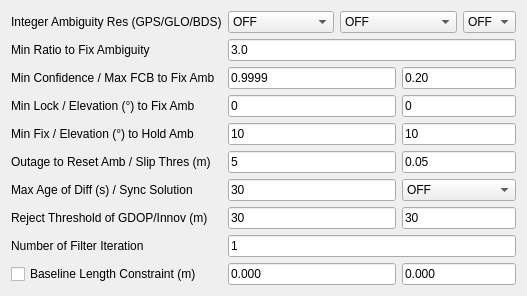
     <widget class="QWidget" name="TabSheet2">
      <property name="toolTip">
       <string/>
      </property>
      <attribute name="title">
       <string>Setting&amp;2</string>
      </attribute>
      <layout class="QGridLayout" name="gridLayout_2">
       <item row="0" column="0">
        <widget class="QLabel" name="Label25">
         <property name="enabled">
          <bool>true</bool>
         </property>
         <property name="toolTip">
          <string/>
         </property>
         <property name="text">
          <string>Integer Ambiguity Res (GPS/GLO/BDS)</string>
         </property>
        </widget>
       </item>
       <item row="0" column="1">
        <widget class="QComboBox" name="AmbRes">
         <property name="enabled">
          <bool>true</bool>
         </property>
         <property name="toolTip">
          <string/>
         </property>
         <item>
          <property name="text">
           <string>OFF</string>
          </property>
         </item>
         <item>
          <property name="text">
           <string>Continuous</string>
          </property>
         </item>
         <item>
          <property name="text">
           <string>Instantaneous</string>
          </property>
         </item>
         <item>
          <property name="text">
           <string>Fix and Hold</string>
          </property>
         </item>
        </widget>
       </item>
       <item row="0" column="2" colspan="2">
        <widget class="QComboBox" name="GloAmbRes">
         <property name="enabled">
          <bool>true</bool>
         </property>
         <property name="toolTip">
          <string/>
         </property>
         <item>
          <property name="text">
           <string>OFF</string>
          </property>
         </item>
         <item>
          <property name="text">
           <string>ON</string>
          </property>
         </item>
         <item>
          <property name="text">
           <string>Auto Calibration</string>
          </property>
         </item>
        </widget>
       </item>
       <item row="0" column="4">
        <widget class="QComboBox" name="BdsAmbRes">
         <property name="enabled">
          <bool>true</bool>
         </property>
         <property name="toolTip">
          <string/>
         </property>
         <item>
          <property name="text">
           <string>OFF</string>
          </property>
         </item>
         <item>
          <property name="text">
           <string>ON</string>
          </property>
         </item>
        </widget>
       </item>
       <item row="1" column="0">
        <widget class="QLabel" name="Label24">
         <property name="enabled">
          <bool>true</bool>
         </property>
         <property name="toolTip">
          <string/>
         </property>
         <property name="text">
          <string>Min Ratio to Fix Ambiguity</string>
         </property>
        </widget>
       </item>
       <item row="1" column="1" colspan="4">
        <widget class="QLineEdit" name="ValidThresAR">
         <property name="enabled">
          <bool>true</bool>
         </property>
         <property name="toolTip">
          <string/>
         </property>
         <property name="text">
          <string>3.0</string>
         </property>
        </widget>
       </item>
       <item row="2" column="0">
        <widget class="QLabel" name="Label12">
         <property name="enabled">
          <bool>true</bool>
         </property>
         <property name="toolTip">
          <string/>
         </property>
         <property name="text">
          <string>Min Confidence / Max FCB to Fix Amb</string>
         </property>
        </widget>
       </item>
       <item row="2" column="1" colspan="2">
        <widget class="QLineEdit" name="ThresAR2">
         <property name="enabled">
          <bool>true</bool>
         </property>
         <property name="toolTip">
          <string/>
         </property>
         <property name="text">
          <string>0.9999</string>
         </property>
        </widget>
       </item>
       <item row="2" column="3" colspan="2">
        <widget class="QLineEdit" name="ThresAR3">
         <property name="enabled">
          <bool>true</bool>
         </property>
         <property name="toolTip">
          <string/>
         </property>
         <property name="text">
          <string>0.20</string>
         </property>
        </widget>
       </item>
       <item row="3" column="0">
        <widget class="QLabel" name="Label13">
         <property name="enabled">
          <bool>true</bool>
         </property>
         <property name="toolTip">
          <string/>
         </property>
         <property name="text">
          <string>Min Lock / Elevation (°) to Fix Amb</string>
         </property>
        </widget>
       </item>
       <item row="3" column="1" colspan="2">
        <widget class="QLineEdit" name="LockCntFixAmb">
         <property name="enabled">
          <bool>true</bool>
         </property>
         <property name="toolTip">
          <string/>
         </property>
         <property name="text">
          <string>0</string>
         </property>
        </widget>
       </item>
       <item row="3" column="3" colspan="2">
        <widget class="QLineEdit" name="ElMaskAR">
         <property name="enabled">
          <bool>true</bool>
         </property>
         <property name="toolTip">
          <string/>
         </property>
         <property name="text">
          <string>0</string>
         </property>
        </widget>
       </item>
       <item row="4" column="0">
        <widget class="QLabel" name="LabelHold">
         <property name="enabled">
          <bool>true</bool>
         </property>
         <property name="toolTip">
          <string/>
         </property>
         <property name="text">
          <string>Min Fix / Elevation (°) to Hold Amb</string>
         </property>
        </widget>
       </item>
       <item row="4" column="1" colspan="2">
        <widget class="QLineEdit" name="FixCntHoldAmb">
         <property name="enabled">
          <bool>true</bool>
         </property>
         <property name="toolTip">
          <string/>
         </property>
         <property name="text">
          <string>10</string>
         </property>
        </widget>
       </item>
       <item row="4" column="3" colspan="2">
        <widget class="QLineEdit" name="ElMaskHold">
         <property name="enabled">
          <bool>true</bool>
         </property>
         <property name="toolTip">
          <string/>
         </property>
         <property name="text">
          <string>10</string>
         </property>
        </widget>
       </item>
       <item row="5" column="0">
        <widget class="QLabel" name="Label22">
         <property name="enabled">
          <bool>true</bool>
         </property>
         <property name="toolTip">
          <string/>
         </property>
         <property name="text">
          <string>Outage to Reset Amb / Slip Thres (m)</string>
         </property>
        </widget>
       </item>
       <item row="5" column="1" colspan="2">
        <widget class="QLineEdit" name="OutCntResetAmb">
         <property name="enabled">
          <bool>true</bool>
         </property>
         <property name="toolTip">
          <string/>
         </property>
         <property name="text">
          <string>5</string>
         </property>
        </widget>
       </item>
       <item row="5" column="3" colspan="2">
        <widget class="QLineEdit" name="SlipThres">
         <property name="enabled">
          <bool>true</bool>
         </property>
         <property name="toolTip">
          <string/>
         </property>
         <property name="text">
          <string>0.05</string>
         </property>
        </widget>
       </item>
       <item row="6" column="0">
        <widget class="QLabel" name="Label14">
         <property name="enabled">
          <bool>true</bool>
         </property>
         <property name="toolTip">
          <string/>
         </property>
         <property name="text">
          <string>Max Age of Diff (s) / Sync Solution</string>
         </property>
        </widget>
       </item>
       <item row="6" column="1" colspan="2">
        <widget class="QLineEdit" name="MaxAgeDiff">
         <property name="enabled">
          <bool>true</bool>
         </property>
         <property name="toolTip">
          <string/>
         </property>
         <property name="text">
          <string>30</string>
         </property>
        </widget>
       </item>
       <item row="6" column="3" colspan="2">
        <widget class="QComboBox" name="SyncSol">
         <property name="enabled">
          <bool>true</bool>
         </property>
         <property name="toolTip">
          <string/>
         </property>
         <item>
          <property name="text">
           <string>OFF</string>
          </property>
         </item>
         <item>
          <property name="text">
           <string>ON</string>
          </property>
         </item>
        </widget>
       </item>
       <item row="7" column="0">
        <widget class="QLabel" name="Label11">
         <property name="enabled">
          <bool>true</bool>
         </property>
         <property name="toolTip">
          <string/>
         </property>
         <property name="text">
          <string>Reject Threshold of GDOP/Innov (m)</string>
         </property>
        </widget>
       </item>
       <item row="7" column="1" colspan="2">
        <widget class="QLineEdit" name="RejectGdop">
         <property name="enabled">
          <bool>true</bool>
         </property>
         <property name="toolTip">
          <string/>
         </property>
         <property name="text">
          <string>30</string>
         </property>
        </widget>
       </item>
       <item row="7" column="3" colspan="2">
        <widget class="QLineEdit" name="RejectThres">
         <property name="enabled">
          <bool>true</bool>
         </property>
         <property name="toolTip">
          <string/>
         </property>
         <property name="text">
          <string>30</string>
         </property>
        </widget>
       </item>
       <item row="8" column="0">
        <widget class="QLabel" name="Label37">
         <property name="enabled">
          <bool>true</bool>
         </property>
         <property name="toolTip">
          <string/>
         </property>
         <property name="text">
          <string>Number of Filter Iteration</string>
         </property>
        </widget>
       </item>
       <item row="8" column="1" colspan="4">
        <widget class="QLineEdit" name="NumIter">
         <property name="enabled">
          <bool>true</bool>
         </property>
         <property name="toolTip">
          <string/>
         </property>
         <property name="text">
          <string>1</string>
         </property>
        </widget>
       </item>
       <item row="9" column="0">
        <widget class="QCheckBox" name="BaselineConst">
         <property name="toolTip">
          <string/>
         </property>
         <property name="text">
          <string>Baseline Length Constraint (m)</string>
         </property>
         <property name="checked">
          <bool>false</bool>
         </property>
        </widget>
       </item>
       <item row="9" column="1" colspan="2">
        <widget class="QLineEdit" name="BaselineLen">
         <property name="enabled">
          <bool>true</bool>
         </property>
         <property name="toolTip">
          <string/>
         </property>
         <property name="text">
          <string>0.000</string>
         </property>
        </widget>
       </item>
       <item row="9" column="3" colspan="2">
        <widget class="QLineEdit" name="BaselineSig">
         <property name="enabled">
          <bool>true</bool>
         </property>
         <property name="toolTip">
          <string/>
         </property>
         <property name="text">
          <string>0.000</string>
         </property>
        </widget>
       </item>
      </layout>
     </widget>
